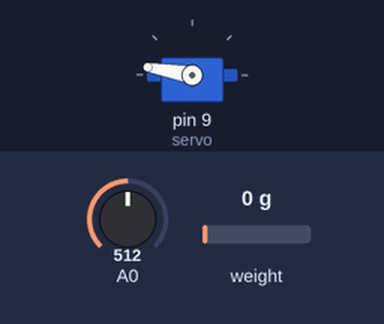
Bench run of a sketch on a simulated Arduino Uno, built with avr-gcc and run on an emulated ATmega328P. Shown: servo. The inputs (shaded band) are chosen by the test bench; at power-on: A0 = 512, weight on the scale 0 g. Storage starts empty; what the sketch prints to the serial monitor is not drawn.

Above: at 2.1 s.
At 10.3 s:
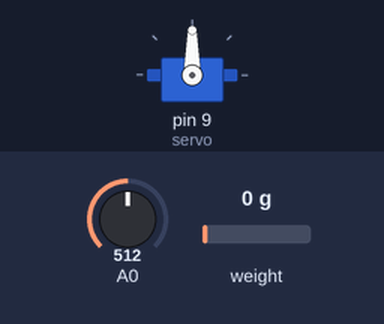
At 19.5 s:
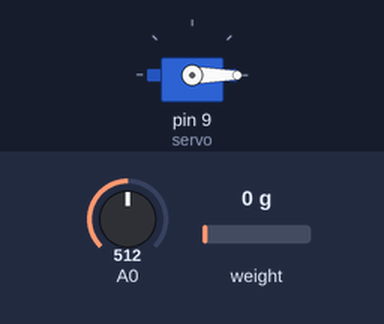
At 35.8 s:
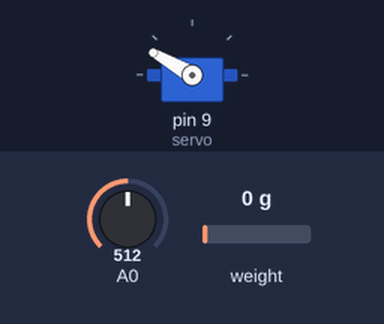
Timing chart, 0 to 40.0 s (numbered marks = the images above):
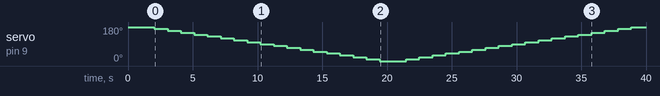

The sketch:

ServoTestCode.ino
```cpp
#include <Servo.h>
#include <SPI.h>
#include <SD.h>
#include "HX711.h"

File myfile ;
Servo servo ;
HX711 scale;

const int LOADCELL_DT_PIN = 4;
const int LOADCELL_SCK_PIN = 5;
const int chipSelect = 10 ;
float vtg ;
float CurrentVal ;
int AgVal ;
float vtg1;
float Weight ;
int StartTime ;
int EndTime ;

void setup() {
  Serial.begin(9600);
  servo.attach(9);
  servo.write(180);
  scale.begin(LOADCELL_DT_PIN, LOADCELL_SCK_PIN);
  scale.set_scale(164.56);
  scale.tare();
  Serial.print("Initializing SD card...");
  if (!SD.begin(10)) {
    Serial.println("initialization failed!");
    return;
  }
  Serial.println("initialization done.");

}

void loop() {
  for(int i=180; i>=0; i-=10){
  StartTime = millis(); //Process start time
  servo.write(i);
  Serial.print("Servo Position: ");
  Serial.print(i);

  AgVal = analogRead(A0);
  CurrentVal = MeasureCurrent(AgVal);
  Serial.print(" | Current: ");
  Serial.print(CurrentVal); //current = current + (.0264 * analogRead(A0) -13.51) / 1000;//this is for the 5A mode, if 20A or 30A mode, need to modify this formula to(.19 * analogRead(A0) -25) for 20A mode and(.044 * analogRead(A0) -3.78) for 30A mode
  Serial.print(" A");

  Weight = scale.get_units(10), 5 ;
  Serial.print(" | LoadCell Reading: ");
  Serial.print(Weight);
  Serial.println(" g");
  EndTime = millis(); //Process End Time

  LogData(i, CurrentVal, Weight, StartTime, EndTime);
  delay(5);
 }
 for(int i=0; i<=180; i+=10){
  StartTime = millis();
  servo.write(i);
  Serial.print("Servo Position: ");
  Serial.print(i);

  AgVal = analogRead(A0);
  CurrentVal = MeasureCurrent(AgVal);
  Serial.print(" | Current: ");
  Serial.print(CurrentVal); //current = current + (.0264 * analogRead(A0) -13.51) / 1000;//this is for the 5A mode, if 20A or 30A mode, need to modify this formula to(.19 * analogRead(A0) -25) for 20A mode and(.044 * analogRead(A0) -3.78) for 30A mode/
  Serial.print(" A");

  Weight = scale.get_units(10), 5 ;
  Serial.print(" | LoadCell Reading: ");
  Serial.print(Weight);
  Serial.println(" g");
  EndTime = millis();

  LogData(i, CurrentVal, Weight, StartTime, EndTime);
  delay(5);
 }
}

float MeasureCurrent(int input){
    float avg;
    vtg = input*4.887 ; //in mV
    vtg1 = vtg/1000;
    //Serial.print(vtg1);
    avg = abs((vtg1 - 2.5)/0.185);
    //Serial.println(avg);
    delay(1);
  return avg ;
}

void LogData(int pos, float current, float weight, int ST, int ET){
  myfile = SD.open("Test_2.txt", FILE_WRITE);
  if(myfile){
    myfile.print("Servo Position: ");
    myfile.print(pos);
    myfile.print("| Observed Current: ");
    myfile.print(current) ;
    myfile.print(" A ");
    myfile.print("| Load Cell Reading: ");
    myfile.print(weight);
    myfile.print(" g ");
    myfile.print("| Process Start Time: ");
    myfile.print(ST);
    myfile.print(" ms ");
    myfile.print("| Process End Time: ");
    myfile.print(ET);
    myfile.println(" ms ");
  }
  else{
    Serial.println("Error opening the file");
  }
  myfile.close();
}
```

Measured:
- by itself, servo on pin 9 (servo): 180° → 170° at 2.0 s, → 160° 1.0 s later, → 150° 1.0 s later, → 140° 1.0 s later, … (36 changes in this stretch)
